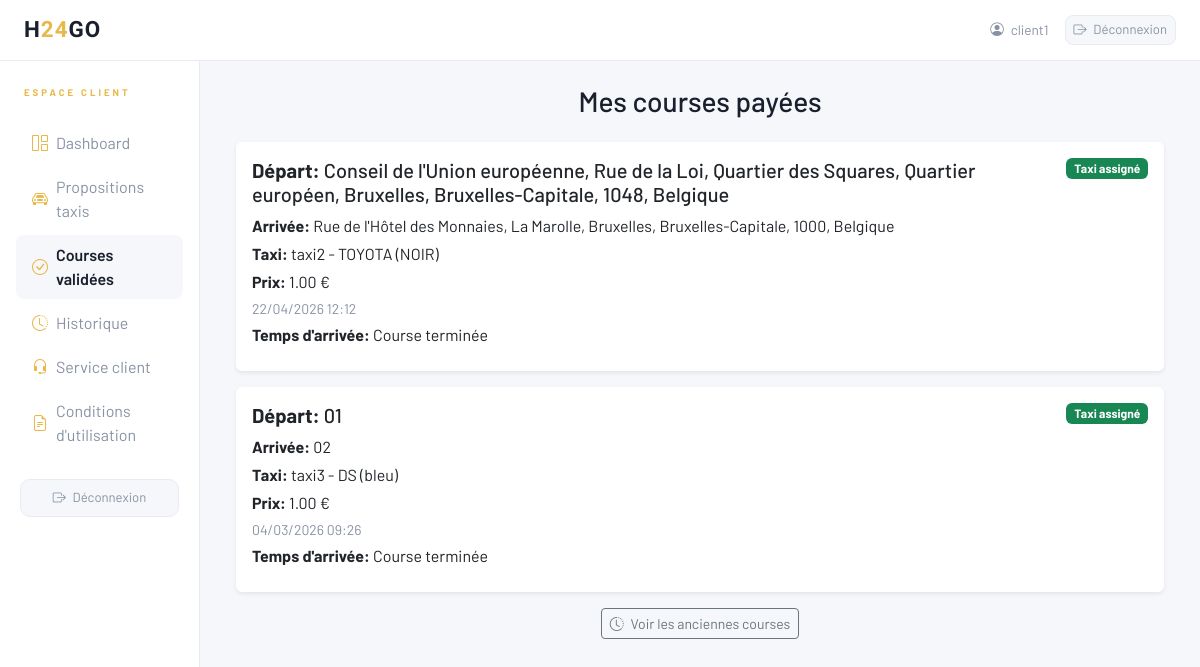
The page /client/courses-valides/ (signed in) on the database its author committed.
### core/models.py (models this page shows, shortened)
class User(AbstractUser):
    ROLE_CHOICES = (
        ('client', 'Client'),
        ('coiffeuse', 'Coiffeuse'),
        ('taxi', 'Taxi'),
    )
    role = models.CharField(max_length=20, choices=ROLE_CHOICES)

class Course(models.Model):
    STATUS_CHOICES = (
        ('pending', 'En attente'),
        ('proposed', 'Proposition taxi'),
        ('accepted', 'Acceptée'),
        ('completed', 'Terminée'),
        ('cancelled', 'Annulée'),
    )
    client = models.ForeignKey('Client', on_delete=models.CASCADE, related_name='courses')
    taxi = models.ForeignKey('Taxi', on_delete=models.SET_NULL, null=True, blank=True, related_name='courses')
    adresse_depart = models.CharField(max_length=255)
    adresse_arrivee = models.CharField(max_length=255)
    prix_propose = models.DecimalField(max_digits=8, decimal_places=2, null=True, blank=True)
    temps_arrivee = models.CharField(max_length=50, null=True, blank=True)
    status = models.CharField(max_length=20, choices=STATUS_CHOICES, default='pending')
    temps_arrivee = models.CharField(max_length=50, null=True, blank=True)
    arrivee_estimee = models.DateTimeField(null=True, blank=True)
    paiement_admin = models.BooleanField(default=False)
    created_at = models.DateTimeField(auto_now_add=True)

class Taxi(models.Model):
    user = models.OneToOneField(User, on_delete=models.CASCADE, related_name='taxi')
    phone_number = models.CharField(max_length=20, blank=True, null=True)
    marque = models.CharField(max_length=50, blank=True, null=True)
    modele = models.CharField(max_length=50, blank=True, null=True)
    couleur = models.CharField(max_length=30, blank=True, null=True)
    is_paid = models.BooleanField(default=False)
    iban = models.CharField(max_length=34, blank=True, null=True, help_text="Numéro de compte bancaire BE (IBAN)")
    latitude = models.FloatField(null=True, blank=True)
    longitude = models.FloatField(null=True, blank=True)
    position_updated_at = models.DateTimeField(null=True, blank=True)

### core/views.py (the view)
# urls.py: path('client/courses-valides/', views.client_courses_valides, name='client_courses_valides'),
@login_required
def client_courses_valides(request):
    client = request.user.client
    courses = Course.objects.filter(client=client, status="paid").select_related("taxi").order_by("-created_at")
    for course in courses:
        if not course.arrivee_estimee and course.temps_arrivee:
            try:
                minutes = int(course.temps_arrivee)
                course.arrivee_estimee = timezone.now() + timedelta(minutes=minutes)
                course.save()
            except ValueError:
                course.arrivee_estimee = timezone.now()
    return render(request, "client/client_courses_valides.html", {"courses": courses})

### core/templates/client/client_courses_valides.html (shortened to what this page needs)
{% extends "client/base_client.html" %}
{% block content %}
<link rel="stylesheet" href="https://unpkg.com/leaflet@1.9.4/dist/leaflet.css"/>
<div class="container">
    <h3 class="mb-4 text-center">Mes courses payées</h3>
    {% if courses %}
        <div class="row g-3">
        {% for course in courses %}
            {% if forloop.counter <= 2 %}
            <div class="col-12">
                <div class="card shadow-sm border-0">
                    <div class="card-body">
                        <div class="d-flex justify-content-between align-items-start mb-2">
                            <h5 class="card-title mb-0">
                                <strong>Départ:</strong> {{ course.adresse_depart }}
                            </h5>
                            {% if course.taxi %}
                                <span class="badge bg-success">Taxi assigné</span>
                            {% else %}
                                <span class="badge bg-warning text-dark">Taxi non assigné</span>
                            {% endif %}
                        </div>
                        <p class="mb-1"><strong>Arrivée:</strong> {{ course.adresse_arrivee }}</p>
                        {% if course.taxi %}
                            <p class="mb-1">
                                <strong>Taxi:</strong> {{ course.taxi.user.username }}
                                {% if course.taxi.marque %}- {{ course.taxi.marque }}{% endif %}
                                {% if course.taxi.couleur %}({{ course.taxi.couleur }}){% endif %}
                            </p>
                        {% endif %}
                        <p class="mb-1"><strong>Prix:</strong> {{ course.prix_propose }} €</p>
                        <p class="mb-1 small" style="color:#8892a4;">{{ course.created_at|date:"d/m/Y H:i" }}</p>
                        <p class="mb-2">
                            <strong>Temps d'arrivée:</strong>
                            <span class="countdown" data-arrivee="{{ course.arrivee_estimee|date:'U'|default_if_none:0 }}">
                            </span>
                        </p>
                    </div>
                </div>
            </div>
            {% endif %}
        {% endfor %}
        </div>
        {% if courses|length > 2 %}
        <div class="text-center mt-3">
            <button class="btn btn-outline-secondary btn-sm"
                    type="button"
                    data-bs-toggle="collapse"
                    data-bs-target="#coursesAnciennes"
                    id="toggleAnciennesBtn">
                <i class="bi bi-clock-history me-1"></i> Voir les anciennes courses
            </button>
        </div>
        {% endif %}
    {% else %}
        <p class="text-muted">Aucune course payée pour le moment.</p>
    {% endif %}
</div>
{% endblock %}

### core/templates/client/base_client.html (shortened to what this page needs)
{% load static %}
<!DOCTYPE html>
<html lang="fr">
<head>
    <link href="https://cdn.jsdelivr.net/npm/bootstrap@5.3.2/dist/css/bootstrap.min.css" rel="stylesheet">
    <link href="https://cdn.jsdelivr.net/npm/bootstrap-icons@1.11.1/font/bootstrap-icons.css" rel="stylesheet">
</head>
<body style="background:#f5f7fa; color:#1a1f2e; font-family:'Barlow',sans-serif; min-height:100vh;">
<nav style="background:#fff; border-bottom:1px solid #e8ecf2;" class="navbar navbar-expand-lg sticky-top shadow-none">
    <div class="container-fluid px-3 px-md-4">
        <a class="navbar-brand" href="{% url 'client_dashboard' %}" style="text-decoration:none;">
            <span style="font-family:'Barlow Condensed',sans-serif; font-weight:900; font-size:1.4rem; color:#1a1f2e; letter-spacing:1px;">
                H<span style="color:#e8b94a;">24</span>GO
            </span>
        </a>
        <div class="ms-auto d-none d-lg-flex align-items-center gap-3">
            <span style="color:#8892a4; font-size:0.85rem;">
                <i class="bi bi-person-circle me-1"></i> {{ request.user.username }}
            </span>
            <a href="{% url 'logout' %}" class="btn btn-sm"
               style="background:#f5f7fa; color:#8892a4; border:1px solid #e8ecf2; border-radius:8px; font-size:0.82rem;">
                <i class="bi bi-box-arrow-right me-1"></i> Déconnexion
            </a>
        </div>
    </div>
</nav>
<div class="container-fluid">
    <div class="row">
        <nav class="col-lg-2 d-none d-lg-block px-3 pt-4"
             style="background:#fff; border-right:1px solid #e8ecf2; min-height:calc(100vh - 57px); position:sticky; top:57px; height:calc(100vh - 57px); overflow-y:auto;">
            <div class="mb-4 px-2">
                <div style="font-size:0.6rem; letter-spacing:3px; text-transform:uppercase; color:#e8b94a; font-weight:700;">
                    Espace Client
                </div>
            </div>
            <ul class="nav flex-column gap-1">
                <li class="nav-item">
                    <a class="nav-link rounded-3 px-3 py-2 d-flex align-items-center gap-2"
                       href="{% url 'client_dashboard' %}"
                       style="color:{% if request.resolver_match.url_name == 'client_dashboard' %}#1a1f2e{% else %}#8892a4{% endif %};
                              background:{% if request.resolver_match.url_name == 'client_dashboard' %}#f5f7fa{% else %}transparent{% endif %};
                              font-weight:{% if request.resolver_match.url_name == 'client_dashboard' %}600{% else %}400{% endif %};">
                        <i class="bi bi-grid-1x2" style="color:#e8b94a;"></i> Dashboard
                    </a>
                </li>
                <li class="nav-item">
                    <a class="nav-link rounded-3 px-3 py-2 d-flex align-items-center gap-2"
                       href="{% url 'client_all_propositions' %}"
                       style="color:{% if request.resolver_match.url_name == 'client_all_propositions' %}#1a1f2e{% else %}#8892a4{% endif %};
                              background:{% if request.resolver_match.url_name == 'client_all_propositions' %}#f5f7fa{% else %}transparent{% endif %};
                              font-weight:{% if request.resolver_match.url_name == 'client_all_propositions' %}600{% else %}400{% endif %};">
                        <i class="bi bi-car-front" style="color:#e8b94a;"></i> Propositions taxis
                    </a>
                </li>
                <li class="nav-item">
                    <a class="nav-link rounded-3 px-3 py-2 d-flex align-items-center gap-2"
                       href="{% url 'client_courses_valides' %}"
                       style="color:{% if request.resolver_match.url_name == 'client_courses_valides' %}#1a1f2e{% else %}#8892a4{% endif %};
                              background:{% if request.resolver_match.url_name == 'client_courses_valides' %}#f5f7fa{% else %}transparent{% endif %};
                              font-weight:{% if request.resolver_match.url_name == 'client_courses_valides' %}600{% else %}400{% endif %};">
                        <i class="bi bi-check-circle" style="color:#e8b94a;"></i> Courses validées
                    </a>
                </li>
                <li class="nav-item">
                    <a class="nav-link rounded-3 px-3 py-2 d-flex align-items-center gap-2"
                       href="{% url 'historique_client' %}"
                       style="color:{% if request.resolver_match.url_name == 'historique_client' %}#1a1f2e{% else %}#8892a4{% endif %};
                              background:{% if request.resolver_match.url_name == 'historique_client' %}#f5f7fa{% else %}transparent{% endif %};
                              font-weight:{% if request.resolver_match.url_name == 'historique_client' %}600{% else %}400{% endif %};">
                        <i class="bi bi-clock-history" style="color:#e8b94a;"></i> Historique
                    </a>
                </li>
                <li class="nav-item">
                    <a class="nav-link rounded-3 px-3 py-2 d-flex align-items-center gap-2"
                       href="{% url 'service_client' %}"
                       style="color:{% if request.resolver_match.url_name == 'service_client' %}#1a1f2e{% else %}#8892a4{% endif %};
                              background:{% if request.resolver_match.url_name == 'service_client' %}#f5f7fa{% else %}transparent{% endif %};
                              font-weight:{% if request.resolver_match.url_name == 'service_client' %}600{% else %}400{% endif %};">
                        <i class="bi bi-headset" style="color:#e8b94a;"></i> Service client
                    </a>
                </li>
                <li class="nav-item">
                    <a class="nav-link rounded-3 px-3 py-2 d-flex align-items-center gap-2"
                       href="{% url 'cgu' %}"
                       style="color:{% if request.resolver_match.url_name == 'cgu' %}#1a1f2e{% else %}#8892a4{% endif %};
                              background:{% if request.resolver_match.url_name == 'cgu' %}#f5f7fa{% else %}transparent{% endif %};
                              font-weight:{% if request.resolver_match.url_name == 'cgu' %}600{% else %}400{% endif %};">
                        <i class="bi bi-file-earmark-text" style="color:#e8b94a;"></i> Conditions d'utilisation
                    </a>
                </li>
            </ul>
            <div class="mt-4 px-1">
                <a href="{% url 'logout' %}" class="btn w-100 py-2"
                   style="background:#f5f7fa; color:#8892a4; border:1px solid #e8ecf2; border-radius:10px; font-size:0.82rem;">
                    <i class="bi bi-box-arrow-right me-1"></i> Déconnexion
                </a>
            </div>
        </nav>
        <main class="col-lg-10 ms-sm-auto px-3 px-md-4 py-4" style="background:#f5f7fa; min-height:calc(100vh - 57px);">
            {% block content %}{% endblock %}
        </main>
    </div>
</div>
</body>
</html>

### rows shown on the page
User: user.username "client1"
Course: adresse_depart "Conseil de l'Union européenne, Rue de la Loi, Quartier des Squares, Quartier européen, Bruxelles, Bruxelles-Capitale, 1048, Belgique", shows "Taxi assigné", adresse_arrivee "Rue de l'Hôtel des Monnaies, La Marolle, Bruxelles, Bruxelles-Capitale, 1000, Belgique", taxi.user.username "taxi2", taxi.marque "TOYOTA", taxi.couleur "NOIR", prix_propose "1.00", created_at "22/04/2026 12:12"
Course: adresse_depart "01", shows "Taxi assigné", adresse_arrivee "02", taxi.user.username "taxi3", taxi.marque "DS", taxi.couleur "bleu", prix_propose "1.00", created_at "04/03/2026 09:26"
